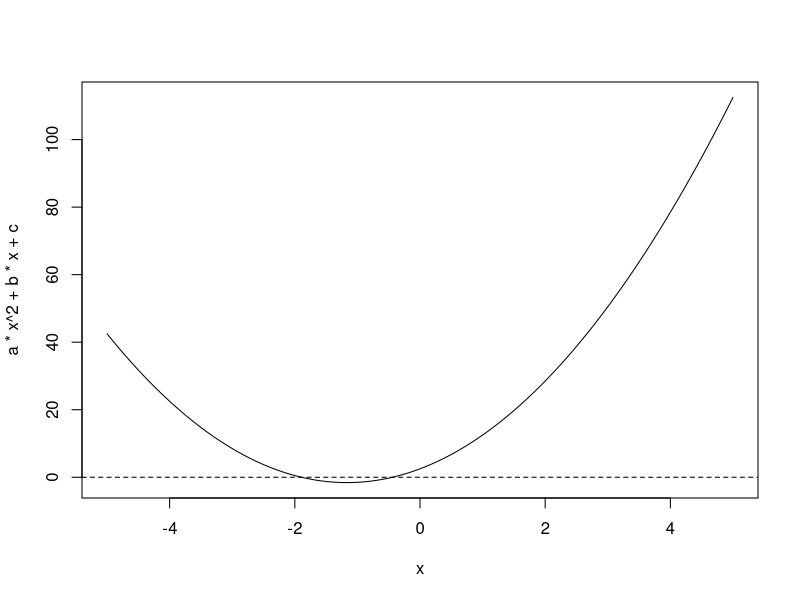

The R script that drew this image:
## ---- chunk 1
#| echo: false
solveQuadratic <- function(a,b,c){
  print(paste0("Your equation is ", a,"x^2+",b, "x +", c))
  delta <- (b^2) - (4*a*c)
  if (delta < 0){
    return (paste0("This function has no solution in real numbers."))
  }
  else if (delta > 0){
    xpos <- (-b + sqrt(delta))/(2*a)
    xneg <- (-b - sqrt(delta))/(2*a)
    print(paste0("There are two solutions to your equation. They are ", xpos, " and ", xneg, "."))
  }
  else {
    xone <- (-b)/(2*a)
    print(paste0("There is only one solution to your equation. It is", xone))
  }
}

a <- 3
b <- 7
c <- 2.5
solveQuadratic(a, b, c)
## ---- chunk 2
#| echo: false
x <- seq(-5,5,length = 300)
plot(x, a*x^2 +b*x + c, type = "l")
abline(h = 0, lty = 2)
